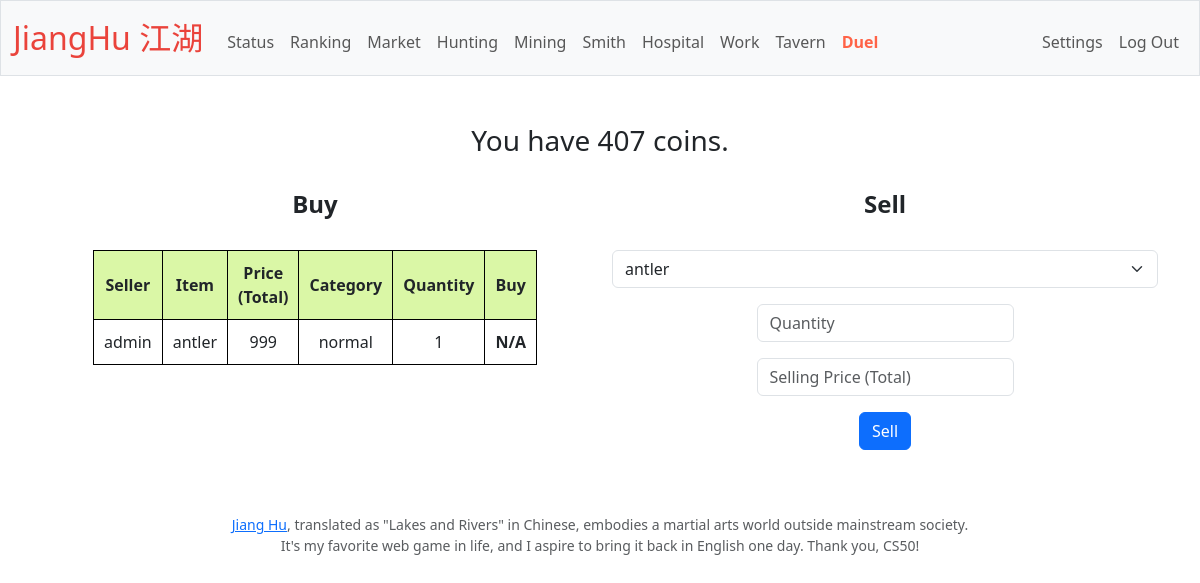
The app's page /market (signed in), older data.
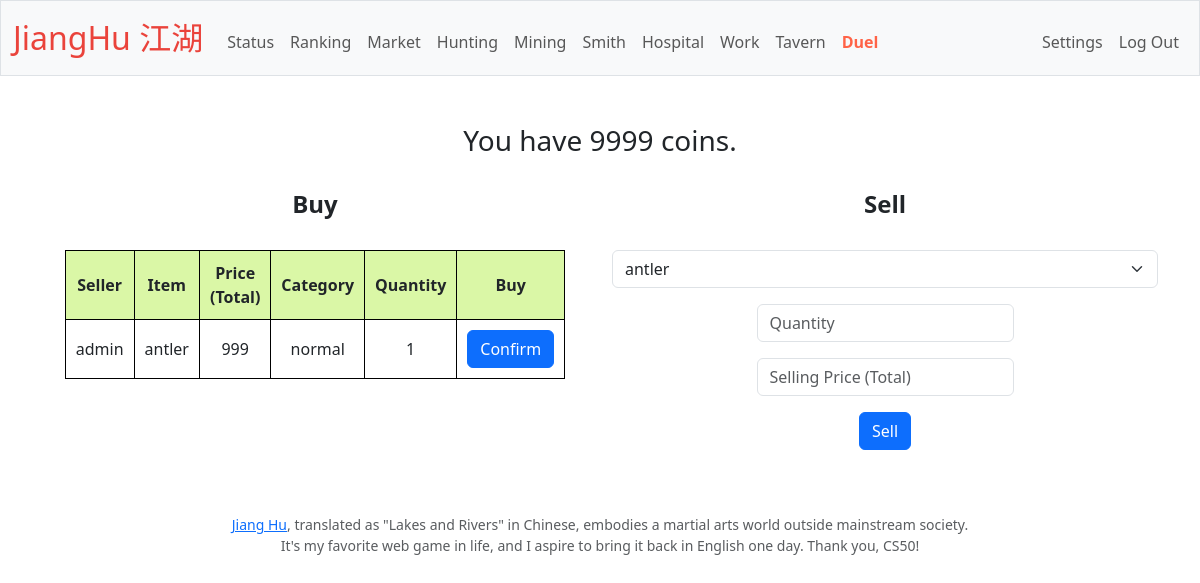
The same page, newer data.
### tables this page shows
CREATE TABLE 'user_status' (
userid INTEGER NOT NULL, 
stamina INTEGER NOT NULL DEFAULT 100,
coins INTEGER NOT NULL DEFAULT 100,
hp INTEGER NOT NULL DEFAULT 100,'attk' INTEGER NOT NULL DEFAULT 1,'def' INTEGER NOT NULL DEFAULT 1,
weapon TEXT,'armour' TEXT, 'exp' INTEGER NOT NULL DEFAULT 0, 'time_in' DATETIME,
FOREIGN KEY (userid) REFERENCES users(id)
);

CREATE TABLE 'market' (
userid INTEGER NOT NULL,
name TEXT NOT NULL,
coins INTEGER NOT NULL, 'quantity'  INTEGER NOT NULL  , 'category' TEXT, 'transaction_id'  INTEGER PRIMARY KEY NOT NULL  ,
FOREIGN KEY (userid) REFERENCES users(id)
);

CREATE TABLE users (
id INTEGER PRIMARY KEY AUTOINCREMENT NOT NULL, 
username TEXT NOT NULL,
hash TEXT NOT NULL,
status TEXT NOT NULL DEFAULT active, 
level INTEGER NOT NULL DEFAULT 1,
fame INTEGER NOT NULL DEFAULT 0,
registration_time TEXT NOT NULL
);

### app.py (the view)
@app.route("/market", methods=["GET", "POST"])
@login_required
def market():
    items = db.execute("SELECT name, category, quantity FROM items WHERE userid = ?", session["user_id"])
    market_list = db.execute("SELECT username, name, coins, category, quantity FROM market JOIN users ON users.id = market.userid")
    profile = db.execute("SELECT coins FROM user_status WHERE userid = ?", session["user_id"])
    profile = profile[0]
    if request.method == "POST":
        if request.form.get("sell"):
            sell = request.form.get("sell")
            sell = ast.literal_eval(sell)
            item = sell[0]
            category = sell[1]
            quantity = int(request.form.get("quantity"))
            price = request.form.get("price")
            actual_quantity = db.execute("SELECT quantity FROM items WHERE userid = ? AND name = ?", session["user_id"], item)
            actual_quantity = actual_quantity[0]['quantity']
            if actual_quantity < quantity:
                return apology("You cannot sell more than you have!", 400)
            db.execute("INSERT INTO market (userid, name, coins, quantity, category) VALUES (?, ?, ?, ?, ?)", session["user_id"], item, price, quantity, category)
            db.execute("UPDATE items SET quantity = quantity - ? WHERE userid = ? AND name = ?", quantity, session["user_id"], item)
            flash("You have successfully sell an item!")
            return redirect("/")
        elif request.form.get("buy"):
            buy = request.form.get("buy")
            buy = ast.literal_eval(buy)
            db.execute("UPDATE user_status SET coins = coins - ? WHERE userid = ?", buy['coins'], session["user_id"])
            check_item = db.execute("SELECT * FROM items WHERE userid = ? AND name = ?", session["user_id"], buy['name'])
            if len(check_item) == 0:
                db.execute("INSERT into items (userid, name, category, quantity) VALUES (?, ?, ?, ?)", session["user_id"], buy['name'], buy['category'], buy['quantity'])
            else:
                db.execute("UPDATE items SET quantity = quantity + ? WHERE userid = ? AND name = ?", buy['quantity'], session["user_id"], buy['name'])
            db.execute("UPDATE user_status SET coins = coins + ? WHERE userid = ?", buy['coins'], buy['userid'])
            db.execute("DELETE FROM market WHERE userid = ? AND name = ?", buy["userid"], buy['name'])
            flash("You have successfully bought an item!")
            return redirect("/market")
        else:
            return redirect("/")
    else:
        return render_template("market.html", items=items, market=market_list, profile=profile, id=session["user_id"])

### app.py (called while the page is built)
@app.after_request
def after_request(response):
    response.headers["Cache-Control"] = "no-cache, no-store, must-revalidate"
    response.headers["Expires"] = 0
    response.headers["Pragma"] = "no-cache"
    return response

### helpers.py (called while the page is built)
def login_required(f):
    @wraps(f)
    def decorated_function(*args, **kwargs):
        if session.get("user_id") is None:
            return redirect("/login")
        return f(*args, **kwargs)
    return decorated_function

### templates/market.html (shortened to what this page needs)
{% extends "layout.html" %}
{% block main %}
    <h3>You have {{ profile['coins'] }} coins.</h3><br>
    <div class="container">
        <div class="row align-items-start">
            <div class="col">
                <h4 text-align="center"><b>Buy</b></h4><br>
                <form action="/market" method="post">
                    <table>
                        <tr>
                            <th>Seller</th>
                            <th>Item</th>
                            <th>Price (Total)</th>
                            <th>Category</th>
                            <th>Quantity</th>
                            <th>Buy</th>
                        </tr>
                        {% for item in market %}
                            <tr>
                                {% for key, value in item.items() %}
                                    <td> {{ value }} </td>
                                {% endfor %}
                                {% if profile['coins'] >= item['coins'] %}
                                    <td><button class="btn btn-primary" name="buy" value="{{ item }}" type="submit">Confirm</button></td>
                                {% else %}
                                    <td><b>N/A</b></td>
                                {% endif %}
                            </tr>
                        {% endfor %}
                    </table>
                </form><br>
            </div>
            <div class="col">
                <h4 text-align="center"><b>Sell</b></h4><br>
                <form action="/market" method="post">
                    <select class="form-select" name="sell" required>
                        {% for item in items %}
                        <option mx-auto w-auto value="{{ item['name'], item['category'] }}"> {{ item['name'] }}</option>
                        {% endfor %}
                    </select>
                    <p>
                    <div class="mb-3">
                        <input autocomplete="on" autofocus class="form-control mx-auto w-auto" id="quantity" name="quantity" placeholder="Quantity" type="number" min="1" required>
                    </div>
                    <div class="mb-3">
                        <input autocomplete="on" autofocus class="form-control mx-auto w-auto" id="price" name="price" placeholder="Selling Price (Total)" type="number" min="1" required>
                    </div>
                    <button class="btn btn-primary" type="submit">Sell</button>
                    </p>
                </form>
            </div>
{% endblock %}

Row changes from the older to the newer data that the page shows:
changed user_status: coins "407" → "9999"
computed for market "antler": text "N/A" → "Confirm"
